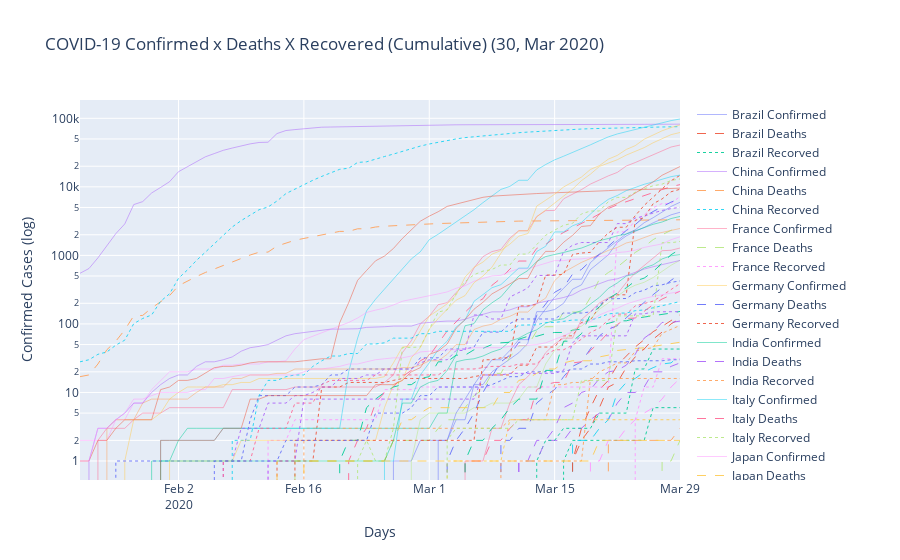

Notebook code for this chart:
### Markdown cell above
### <strong> Filename: </strong> <em>covid_19_time_series_comfirmed_cases.ipynb<em>
##### <strong>Description:</strong> <em>Creates an Scatter plot of all confirmed cases of COVID-19 in the world using dataset provided by https://data.humdata.org/dataset/novel-coronavirus-2019-ncov-cases</em>
##### <strong>Author:</strong> <em> Carlos Eduardo Beluzo (cbeluzo@gmail.com)</em>
##### <strong>Creation:</strong> <em> Mar/2020 </em>
##### <strong>Version:</strong> <em> 2020.03-3 </em>

### Code cell
import numpy as np
import pandas as pd
import datetime as dt
import plotly.graph_objects as go
import plotly as plt

dfConfirmed = pd.read_csv('https://raw.githubusercontent.com/CSSEGISandData/COVID-19/master/csse_covid_19_data/csse_covid_19_time_series/time_series_covid19_confirmed_global.csv')
dfConfirmed = dfConfirmed.drop(['Province/State','Lat','Long'], axis = 1).fillna(0)
dfConfirmed = dfConfirmed.groupby('Country/Region').sum().T.reset_index().rename(columns = {'index':'Day'})
dfConfirmed[['Day']] = pd.to_datetime(dfConfirmed['Day'],utc=False)
dfConfirmed[['Day','Brazil']]

dfDeaths = pd.read_csv('https://raw.githubusercontent.com/CSSEGISandData/COVID-19/master/csse_covid_19_data/csse_covid_19_time_series/time_series_covid19_deaths_global.csv')
dfDeaths = dfDeaths.drop(['Province/State','Lat','Long'], axis = 1).fillna(0)
dfDeaths = dfDeaths.groupby('Country/Region').sum().T.reset_index().rename(columns = {'index':'Day'})
dfDeaths[['Day']] = pd.to_datetime(dfDeaths['Day'],utc=False)

dfRecovered = pd.read_csv('https://raw.githubusercontent.com/CSSEGISandData/COVID-19/master/csse_covid_19_data/csse_covid_19_time_series/time_series_covid19_recovered_global.csv')
dfRecovered = dfRecovered.drop(['Province/State','Lat','Long'], axis = 1).fillna(0)
dfRecovered = dfRecovered.groupby('Country/Region').sum().T.reset_index().rename(columns = {'index':'Day'})
dfRecovered[['Day']] = pd.to_datetime(dfRecovered['Day'],utc=False)

fig = go.Figure()
last_upt = dt.date.today()
title = 'COVID-19 Confirmed x Deaths X Recovered (Cumulative) (' + "{:%d, %b %Y}".format(last_upt) +')'


country_list = ['Brazil', 'China', 'France',  'Germany',
        'India', 'Italy',  'Japan',
        'Korea, South',  'Malaysia', 'Mexico',
        'Portugal', 'Singapore', 'South Africa', 'Spain',  'Sweden', 'Switzerland', 'Taiwan*',
        'United Kingdom']

#for country in dfA.columns[1:]:
for country in country_list:
    myMarker = dict(opacity= 0.3, line = dict(width = 0.5, color = 'rgb(0, 0, 0)'))
    fig.add_trace(go.Scatter(x=dfConfirmed.Day, 
                             y=dfConfirmed[country], 
                             mode='lines', 
                             name=str(country + ' Confirmed'),
                             text=np.full((dfConfirmed.shape[1],1), country), 
                             line=dict(width=0.5), 
                             marker = myMarker,
                             hovertemplate = "<b>%{text}</b><br>" +
                                             "<b>Day</b>: %{x}<br>" +
                                             "<b>Confirmed Cases</b>: %{y}<br>" +
                                             "<extra></extra>"
                             )
                 )

    fig.add_trace(go.Scatter(x=dfDeaths.Day,
                             y=dfDeaths[country],
                             mode='lines', 
                             name=str(country + ' Deaths'),
                             text=np.full((dfDeaths.shape[1],1), country), 
                             hovertemplate = "<b>%{text}</b><br>" +
                                             "<b>Day</b>: %{x}<br>" +
                                             "<b>Deaths</b>: %{y}<br>" +
                                             "<extra></extra>",
                             line=dict(width=0.9,dash='dash'),
                             marker = myMarker,
                            )
                 )

    fig.add_trace(go.Scatter(x=dfRecovered.Day,
                             y=dfRecovered[country],
                             mode='lines', 
                             name=str(country + ' Recovered'),
                             text=np.full((dfRecovered.shape[1],1), country), 
                             hovertemplate = "<b>%{text}</b><br>" +
                                             "<b>Day</b>: %{x}<br>" +
                                             "<b>Recovered</b>: %{y}<br>" +
                                             "<extra></extra>",
                             line=dict(width=0.9,dash='dot'),
                             marker = myMarker,
                            )
                 )

fig.update_layout(xaxis_title='Days',
                 yaxis_title='Cases (log)',
                 yaxis_type="log",
                 title_text=title)
fig.show()
plt.offline.plot(fig, filename="../plotly/covid_19_time_series_comfirmed_cases.html")
#dfA.to_csv (r'../data/covid_19_time_series_comfirmed_cases.csv', index = False, header=True)
